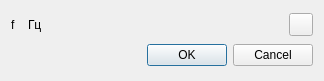
<?xml version="1.0" encoding="UTF-8"?>
<ui version="4.0">
 <class>ExternalClockDialog</class>
 <widget class="QDialog" name="ExternalClockDialog">
  <property name="geometry">
   <rect>
    <x>0</x>
    <y>0</y>
    <width>324</width>
    <height>81</height>
   </rect>
  </property>
  <property name="font">
   <font>
    <family>Liberation Sans</family>
    <pointsize>9</pointsize>
   </font>
  </property>
  <property name="windowTitle">
   <string>Внешний генератор</string>
  </property>
  <layout class="QVBoxLayout" name="verticalLayout">
   <item>
    <layout class="QVBoxLayout" name="ExternalClockLayout">
     <item>
      <layout class="QHBoxLayout" name="DialogLayout">
       <item>
        <widget class="QLabel" name="externalClockFrequencyLabel">
         <property name="text">
          <string>f</string>
         </property>
        </widget>
       </item>
       <item>
        <widget class="ValueDialZ" name="externalClockFrequency" native="true">
         <property name="sizePolicy">
          <sizepolicy hsizetype="Maximum" vsizetype="Maximum">
           <horstretch>0</horstretch>
           <verstretch>0</verstretch>
          </sizepolicy>
         </property>
         <property name="maximumSize">
          <size>
           <width>32</width>
           <height>16</height>
          </size>
         </property>
         <property name="font">
          <font>
           <family>DejaVu Sans Mono</family>
           <pointsize>12</pointsize>
          </font>
         </property>
         <property name="cursor">
          <cursorShape>PointingHandCursor</cursorShape>
         </property>
         <property name="focusPolicy">
          <enum>Qt::StrongFocus</enum>
         </property>
         <property name="toolTip">
          <string>Частота внеш. генератора (Гц)</string>
         </property>
        </widget>
       </item>
       <item>
        <widget class="QLabel" name="externalClockFrequencyUnits">
         <property name="text">
          <string>Гц</string>
         </property>
        </widget>
       </item>
       <item>
        <spacer name="horizontalSpacer">
         <property name="orientation">
          <enum>Qt::Horizontal</enum>
         </property>
         <property name="sizeHint" stdset="0">
          <size>
           <width>40</width>
           <height>20</height>
          </size>
         </property>
        </spacer>
       </item>
       <item>
        <widget class="ButtonSwitch" name="externalClockFrequencyActive">
         <property name="toolTip">
          <string>Вкл/выкл внешний генератор</string>
         </property>
         <property name="text">
          <string/>
         </property>
         <property name="icon">
          <iconset resource="../resources/res.qrc">
           <normaloff>:/checkmark.png</normaloff>:/checkmark.png</iconset>
         </property>
        </widget>
       </item>
      </layout>
     </item>
    </layout>
   </item>
   <item>
    <widget class="QDialogButtonBox" name="terminateBox">
     <property name="orientation">
      <enum>Qt::Horizontal</enum>
     </property>
     <property name="standardButtons">
      <set>QDialogButtonBox::Cancel|QDialogButtonBox::Ok</set>
     </property>
    </widget>
   </item>
  </layout>
 </widget>
 <customwidgets>
  <customwidget>
   <class>ValueDialZ</class>
   <extends>QWidget</extends>
   <header>gui/valuedialz.h</header>
   <container>1</container>
  </customwidget>
  <customwidget>
   <class>ButtonSwitch</class>
   <extends>QToolButton</extends>
   <header>gui/buttonswitch.h</header>
  </customwidget>
 </customwidgets>
 <tabstops>
  <tabstop>terminateBox</tabstop>
 </tabstops>
 <resources>
  <include location="../resources/res.qrc"/>
 </resources>
 <connections>
  <connection>
   <sender>terminateBox</sender>
   <signal>accepted()</signal>
   <receiver>ExternalClockDialog</receiver>
   <slot>accept()</slot>
   <hints>
    <hint type="sourcelabel">
     <x>257</x>
     <y>194</y>
    </hint>
    <hint type="destinationlabel">
     <x>157</x>
     <y>203</y>
    </hint>
   </hints>
  </connection>
  <connection>
   <sender>terminateBox</sender>
   <signal>rejected()</signal>
   <receiver>ExternalClockDialog</receiver>
   <slot>reject()</slot>
   <hints>
    <hint type="sourcelabel">
     <x>314</x>
     <y>194</y>
    </hint>
    <hint type="destinationlabel">
     <x>286</x>
     <y>203</y>
    </hint>
   </hints>
  </connection>
 </connections>
</ui>
